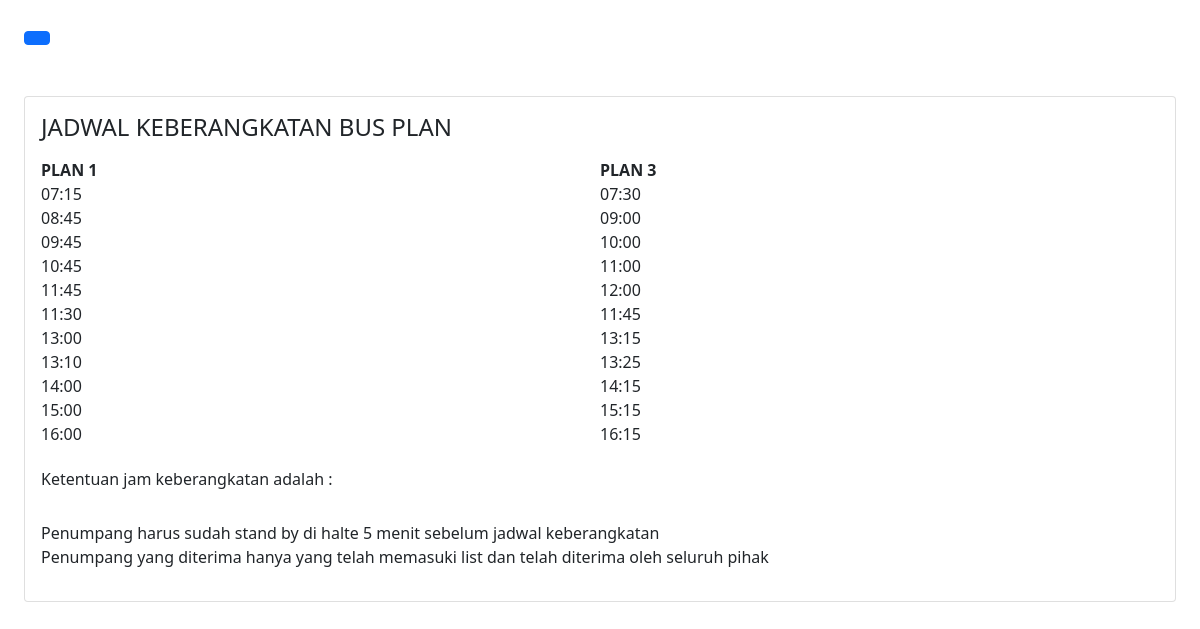
/halaman_GA.php, run on the app's committed database.
### tables this page shows
CREATE TABLE `jadwal` (
  `id` int(200) NOT NULL,
  `plan1` varchar(200) NOT NULL,
  `plan3` varchar(200) NOT NULL
);

### halaman_GA.php (the view, shortened to what this page needs)
<!DOCTYPE html>
<html lang="en">
<head>
  <link rel="stylesheet" href="http://192.168.29.55:8300/bootstrap.min.css" />
  <link rel="stylesheet" href="http://192.168.29.55:8300/bootstrap-icons.css" />
</head>
<body background="#87CEFA" ;>
  <section class="p-4" id="main-content">
    <button class="btn btn-primary" id="button-toggle">
    </button>
    <div class="card mt-5">
      <div class="card-body">
        <h4>JADWAL KEBERANGKATAN BUS PLAN</h4>
        <p>
          <?php
          include "koneksi.php";
          $query = mysqli_query($koneksi, "SELECT * FROM jadwal");
          ?>
        <form action="" method="post">
          <table width="100%" border="0" align="center" cellpadding="0" cellspacing="0">
            <tr bgcolor="white">
            <tr>
              <th width="30">PLAN 1</td>
              <th width="30">PLAN 3</td>
            </tr>
            <?php if (mysqli_num_rows($query) > 0) { ?>
              <?php
              while ($data = mysqli_fetch_array($query)) {
              ?>
                <tr>
                  <td><?php echo $data["plan1"]; ?></td>
                  <td><?php echo $data["plan3"]; ?></td>
                </tr>
              <?php $no++;
              } ?>
            <?php } ?>
          </table>
          <h6>Ketentuan jam keberangkatan adalah :</h6></br>
          Penumpang harus sudah stand by di halte 5 menit sebelum jadwal keberangkatan</br>
          Penumpang yang diterima hanya yang telah memasuki list dan telah diterima oleh seluruh pihak</br>
        </form>
        </p>
    </div>
    </div>
  </section>
</body>
</html>

### halaman_GA.php (style rules this page uses)
#main-content { transition: 0.4s; }

### data on the page
jadwal: plan1 "07:15", plan3 "07:30"
jadwal: plan1 "08:45", plan3 "09:00"
jadwal: plan1 "09:45", plan3 "10:00"
jadwal: plan1 "10:45", plan3 "11:00"
jadwal: plan1 "11:45", plan3 "12:00"
jadwal: plan1 "11:30", plan3 "11:45"
jadwal: plan1 "13:00", plan3 "13:15"
jadwal: plan1 "13:10", plan3 "13:25"
jadwal: plan1 "14:00", plan3 "14:15"
jadwal: plan1 "15:00", plan3 "15:15"
jadwal: plan1 "16:00", plan3 "16:15"
